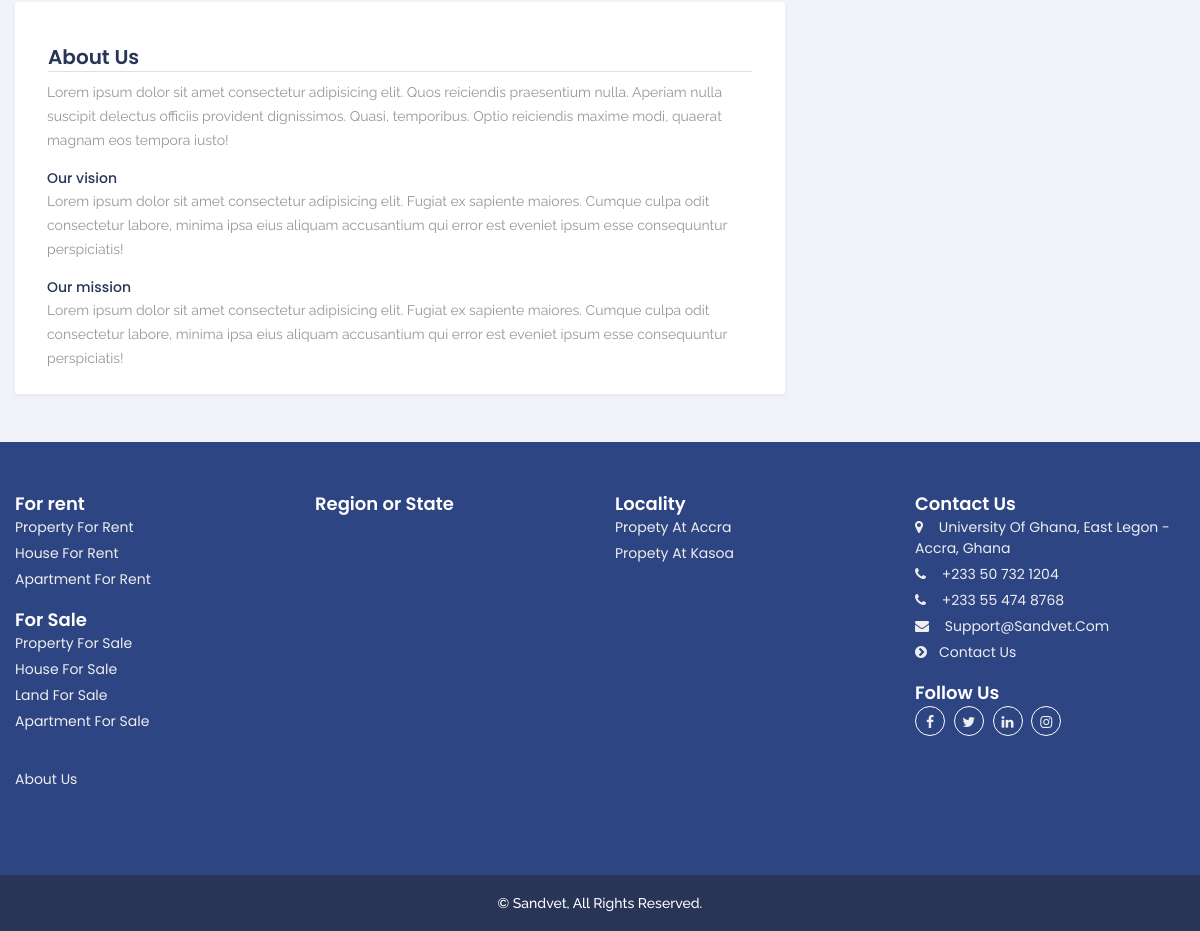
The page /about-us/ (lower part) on the database as committed earlier.
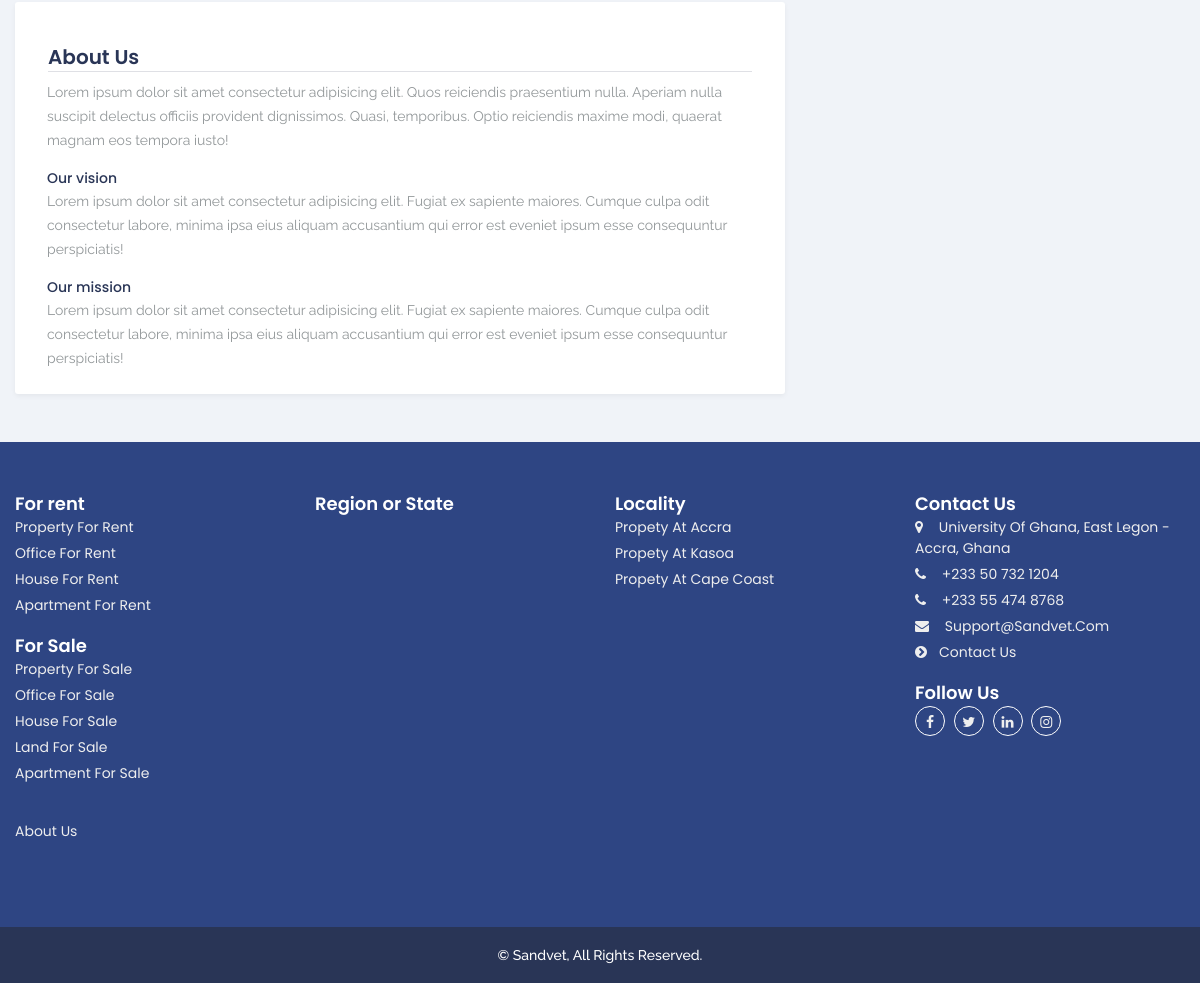
The same page on the database as committed later.
### property/models.py (models this page shows, shortened)
class Category(models.Model):
    title = models.CharField(max_length=200, null=True, blank=True, unique=True)
    created_at = models.DateTimeField(auto_now_add=True)
    slug = AutoSlugField(populate_from='title',unique_with='created_at__month',slugify=custom_slugify )
    class Meta:
        ordering = ['-id']
    def get_for_sale_category_url(self):
        return reverse("property:for-sale-cate", kwargs={
            'slug': self.slug
        })
    def get_for_rent_category_url(self):
        return reverse("property:for-rent-cate", kwargs={
            'slug': self.slug
        })

### core/models.py (models this page shows, shortened)
class Locality(models.Model):
    region = models.CharField(choices=REGIONS_LIST, max_length=20, null=True)
    name = models.CharField(max_length=200, null=True, unique=True)
    created_at = models.DateTimeField(auto_now_add=True)
    slug = AutoSlugField(populate_from='name',unique_with='created_at__month',slugify=custom_slugify)
    class Meta:
        ordering = ['name']
    def get_locality_url(self):
        return reverse("core:locality", kwargs={
            'locality': self.slug
        })

### core/views.py (the view)
# urls.py: path('about-us/', aboutPage, name='about'),
def aboutPage(request):
    locality = Locality.objects.all()
    categoryNav = Category.objects.filter((~Q(title="land")))
    category = Category.objects.all()
    featured = Property.objects.filter(featured=1)[:4]
    region = Region.objects.all()
    context = {
        'locality': locality,
        'category_list': category,
        'category_list_nav': categoryNav,
        'featured_list': featured,
        'region_list' : region,
    }
    return render(request, 'about.html', context)

### templates/about.html (shortened to what this page needs)
{% extends "base.html" %}
{% load static %}
{% load humanize %}
{% block content %}
<section class="pb-5">
    <div class="container">
        <div class="row">
            <div class="col-md-8">
                <div class="card">
                    <div class="row panel__cardhead">
                        <div class="pannel__headtitle">
                            <h2>About Us</h2>
                        </div>
                    </div>
                    <div class="mb-3">
                        <p>
                            Lorem ipsum dolor sit amet consectetur adipisicing elit. Quos reiciendis praesentium nulla. Aperiam nulla suscipit delectus officiis provident dignissimos. Quasi, temporibus. Optio reiciendis maxime modi, quaerat magnam eos tempora iusto!
                        </p>
                    </div>
                    <div class="mb-3">
                        <h2>Our vision</h2>
                        <p>Lorem ipsum dolor sit amet consectetur adipisicing elit. Fugiat ex sapiente maiores. Cumque culpa odit consectetur labore, minima ipsa eius aliquam accusantium qui error est eveniet ipsum esse consequuntur perspiciatis!</p>
                    </div>
                    <div>
                        <h2>Our mission</h2>
                        <p>Lorem ipsum dolor sit amet consectetur adipisicing elit. Fugiat ex sapiente maiores. Cumque culpa odit consectetur labore, minima ipsa eius aliquam accusantium qui error est eveniet ipsum esse consequuntur perspiciatis!</p>
                    </div>
                </div>
            </div>
            <div class="col-md-4">
            </div>
        </div>
    </div>
</section>
{%endblock%}

### templates/includes/footer.html (shortened to what the changed rows need)
{% load crispy_forms_tags %}
<section class="bottom__section">
    <div class="container placeholder-container">
        <div class="row">
            <div class="widget col-xl-3 col-sm-6 col-md-4">
                <div class="widget-footer-contacts">
                    <ul class="footer-list">
                        {% for cate in category_list_nav %}
                        <li><span class="value"><a href="{{cate.get_for_rent_category_url}}">{{cate.title}} for rent</a></span></li>
                        {%endfor%}
                    </ul>
                </div>
                <div class="widget-footer-contacts mt-3">
                    <ul class="footer-list">
                        {% for cate in category_list %}
                        <li><span class="value"><a href="{{cate.get_for_sale_category_url}}">{{cate.title}} for sale</a></span></li>
                        {%endfor%}
                    </ul>
                </div>
            </div>
            <div id="widget-follow-us-1" class="widget footer-regular widget-follow-us block-selio col-xl-3 col-sm-12 col-md-5">
                <div class="widget-footer-contacts">
                    <ul class="footer-list">
                        {% for local in locality %}
                            <li><span class="value"><a href="{{local.get_locality_url}}">propety at {{local.name}}</a></span></li>
                        {%endfor%}
                    </ul>
                </div>
            </div>
        </div>
    </div>
</section>

Rows that differ between the two databases and show on the page:
added Category: title "Office"
added Locality: name "Cape Coast"
